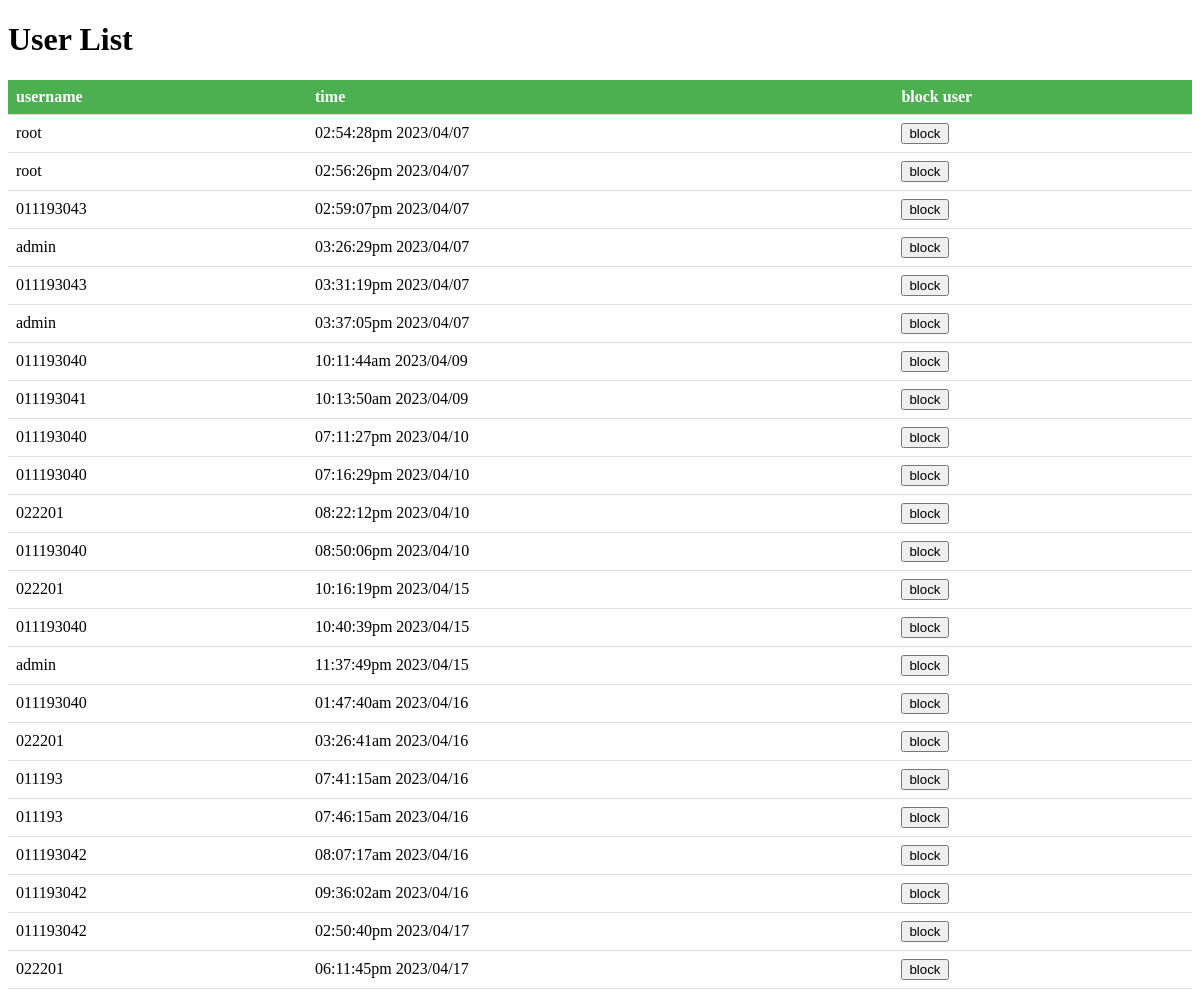
The app's page /src/admin-Panel/admin-panel.php with its own data.
### tables this page shows
CREATE TABLE `logger` (
  `username` varchar(50) NOT NULL,
  `time` varchar(50) NOT NULL,
  `block_status` int(1) NOT NULL
);

### src/admin-Panel/admin-panel.php (the view, shortened to what this page needs)
<!DOCTYPE html>
<html>
<head>
</head>
<body>
    <h1>User List</h1>
    <?php
    require_once "../data/database.php";
    $sql = 'SELECT * FROM logger';
    $stmt = $conn->query($sql);
    echo '<table>';
    echo '<tr><th>username</th><th>time</th><th>block user</th></tr>';
    while ($row = $stmt->fetch(PDO::FETCH_ASSOC)) {
        echo '<tr>';
        echo '<td>' . $row['username'] . '</td>';
        echo '<td>' . $row['time'] . '</td>';
        echo '<td>';
        echo '<form action="block.php" method="post">';
        echo '<button type="submit">block</button>';
        echo '</form>';
        echo '</td>';
        echo '</tr>';
    }
    echo '</table>';
    ?>
</body>
</html>

### src/admin-Panel/admin-panel.php (style rules this page uses)
table { border-collapse: collapse; width: 100%; }
th, td { padding: 8px; text-align: left; border-bottom: 1px solid #ddd; }
th { background-color: #4CAF50; color: white; }

### records on screen
logger: username "root", time "02:54:28pm 2023/04/07"
logger: username "root", time "02:56:26pm 2023/04/07"
logger: username "011193043", time "02:59:07pm 2023/04/07"
logger: username "admin", time "03:26:29pm 2023/04/07"
logger: username "011193043", time "03:31:19pm 2023/04/07"
logger: username "admin", time "03:37:05pm 2023/04/07"
logger: username "011193040", time "10:11:44am 2023/04/09"
logger: username "011193041", time "10:13:50am 2023/04/09"
logger: username "011193040", time "07:11:27pm 2023/04/10"
logger: username "011193040", time "07:16:29pm 2023/04/10"
logger: username "022201", time "08:22:12pm 2023/04/10"
logger: username "011193040", time "08:50:06pm 2023/04/10"
logger: username "022201", time "10:16:19pm 2023/04/15"
logger: username "011193040", time "10:40:39pm 2023/04/15"
logger: username "admin", time "11:37:49pm 2023/04/15"
logger: username "011193040", time "01:47:40am 2023/04/16"
logger: username "022201", time "03:26:41am 2023/04/16"
logger: username "011193", time "07:41:15am 2023/04/16"
logger: username "011193", time "07:46:15am 2023/04/16"
logger: username "011193042", time "08:07:17am 2023/04/16"
logger: username "011193042", time "09:36:02am 2023/04/16"
logger: username "011193042", time "02:50:40pm 2023/04/17"
logger: username "022201", time "06:11:45pm 2023/04/17"
